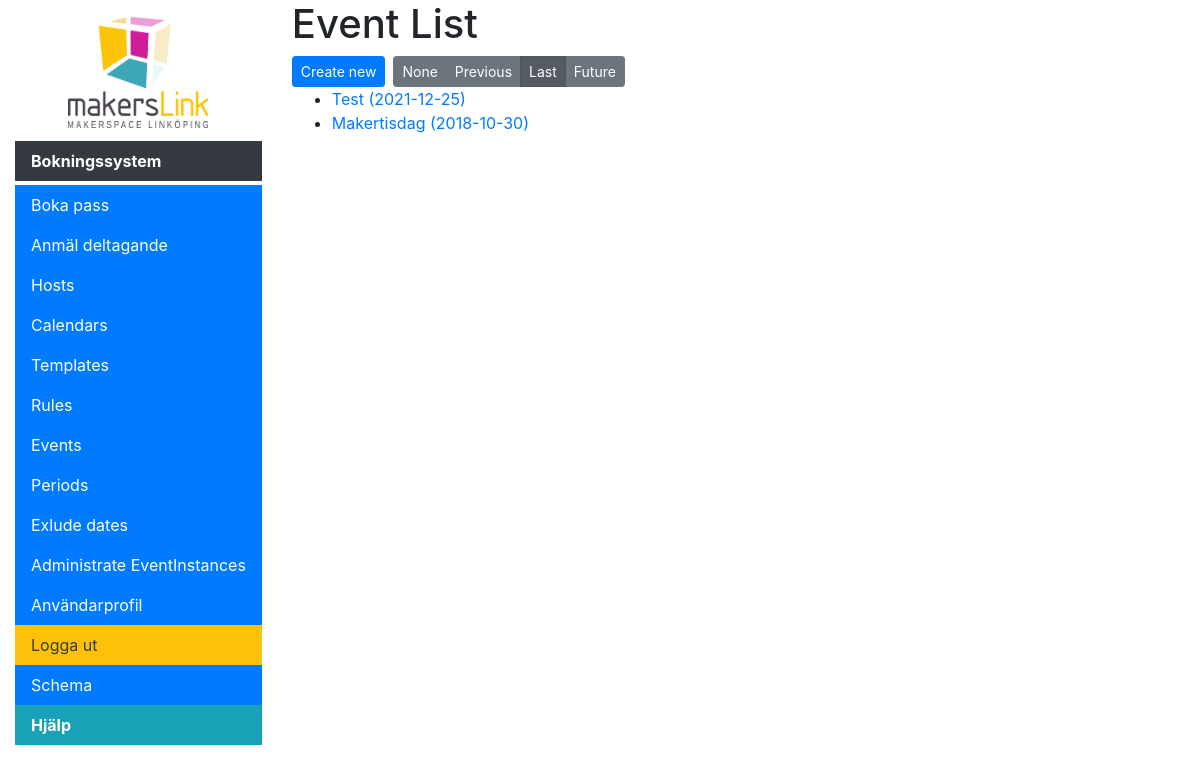
The page /scheduler/events (signed in) on the database as committed earlier.
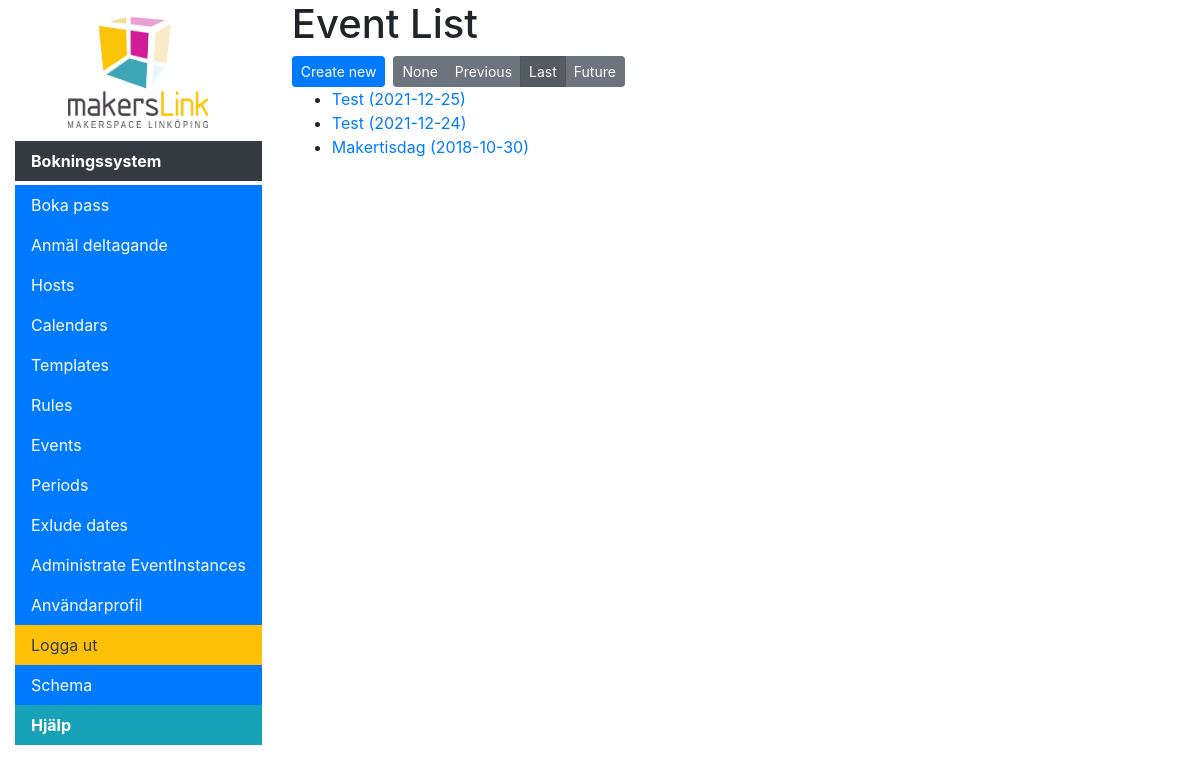
The same page on the database as committed later.
### scheduler/models.py (models this page shows, shortened)
class Event(models.Model):
    name = models.CharField(
        max_length=50, help_text="Enter a human-friendly name for this type of Event")
    description = models.CharField(
        max_length=300, help_text="Enter a description for this type of Event", null=True, blank=True)
    template = models.ForeignKey('EventTemplate', on_delete=models.SET_NULL, null=True,
                                 help_text="Select a template for how scheduled Events will look in the calendar.")
    start = models.DateTimeField(
        help_text="Start of event repetition and start time of events", db_index=True)
    end = models.DateTimeField(
        help_text="End time of events, must be after start", db_index=True)
    repeat_end = models.DateTimeField(
        help_text="Date to end repetition, must be after start", null=True, blank=True)
    rule = models.ForeignKey('SchedulingRule', null=True, blank=True,
                             help_text="Select '----' for a one time only event.", on_delete=models.SET_NULL)
    class Meta:
        ordering = ["-start"]
        constraints = [
            models.CheckConstraint(
                check=Q(start__lt=F('end')),
                name='check_start_before_end'
            ),
            models.CheckConstraint(
                check=Q(start__lt=F('repeat_end')),
                name='check_start_before_repeat_end'
            ),
        ]
    def get_absolute_url(self):
        return reverse('event-detail', args=[str(self.id)])
    """
    Retrieves events between two dates
    If replace=True it replaces generated events with actual objects from DB
    If replace=False it removes generated events where there is an actual object in DB but does not replace it.
    """

### scheduler/views.py (the view)
# urls.py: path('events', views.EventListView.as_view(), name='events'),
class EventListView(UserIsStaffMixin, generic.ListView):
    model = Event
    def get_context_data(self, **kwargs):
        context = super(EventListView, self).get_context_data(**kwargs)
        context['filter_options'] = ["none", "previous", "last", "future"]
        if 'filter' in self.kwargs:
            context['filter'] = self.kwargs['filter']
        else:
            context['filter'] = "last"
            self.kwargs['filter'] = "last"
        return context
    def get_queryset(self):
        period = SchedulingPeriod.get_period_for_date(utils.timezone.now())
        if not 'filter' in self.kwargs:
            self.kwargs['filter'] = "last"
        querySet = super(EventListView, self).get_queryset()
        if self.kwargs['filter'] == "last" or self.kwargs['filter'] == "previous":
            if self.kwargs['filter'] == "previous":
                period = period.get_previous_period()
            return querySet.filter(
                start__lte=datetime.combine(
                    period.end, time(0, 0), timezone.utc)
            ).filter(
                Q(end__gte=datetime.combine(period.start, time(0, 0), timezone.utc)) |
                Q(repeat_end__gte=datetime.combine(
                    period.start, time(0, 0), timezone.utc))
            )
        elif self.kwargs['filter'] == "future":
            return querySet.filter(start__gte=utils.timezone.now())
        return querySet

### scheduler/context_processors.py (called while the page is built)
def extra_menu_processor(request):
    extra = {}
    if hasattr(settings, "MENU_TITLE"):
    	extra['menu_title'] = settings.MENU_TITLE
    if hasattr(settings, "LOGO"):
        extra['logo'] = settings.LOGO
    if hasattr(settings, "MENU_EXTRA"):
        extra['menu_extra'] = settings.MENU_EXTRA
    return extra

### scheduler/models.py (called while the page is built)
    def get_period_for_date(date):
        return SchedulingPeriod.objects.all().filter(start__lte=date, end__gte=date).order_by("start").first()

### scheduler/views.py (called while the page is built)
    def test_func(self):
        return self.request.user.is_staff

### scheduler/templates/scheduler/event_list.html (shortened to what this page needs)
{% extends "base_generic.html" %}
{% block content %}
    <h1>Event List</h1>
    <div class="btn-toolbar">
      <div class="btn-group mr-2">
        <a class="btn btn-primary btn-sm" role="button" href="{% url 'event-create' %}">Create new</a>
      </div>
      <div class="btn-group btn-group-toggle" data-toggle="tooltip" data-placement="top" title="Filter for events">
        {% for filter_option in filter_options %}
          <a class="btn btn-secondary btn-sm {% if filter_option == filter %}active{% endif %}" role="button" href="{% url 'events_filter' filter=filter_option%}">{{filter_option|capfirst}}</a>
        {% endfor %}
      </div>
    </div>
    {% if event_list %}
    <ul>
      {% for event in event_list %}
      <li>
        <a href="{{ event.get_absolute_url }}">{{ event.name }} ({{ event.start |date:"Y-m-d"}})</a>
      </li>
      {% endfor %}
    </ul>
    {% else %}
      <p>No Events have been created.</p>
    {% endif %}
{% endblock %}

Rows that differ between the two databases and show on the page:
added Event: name "Test", start "2021-12-24"
